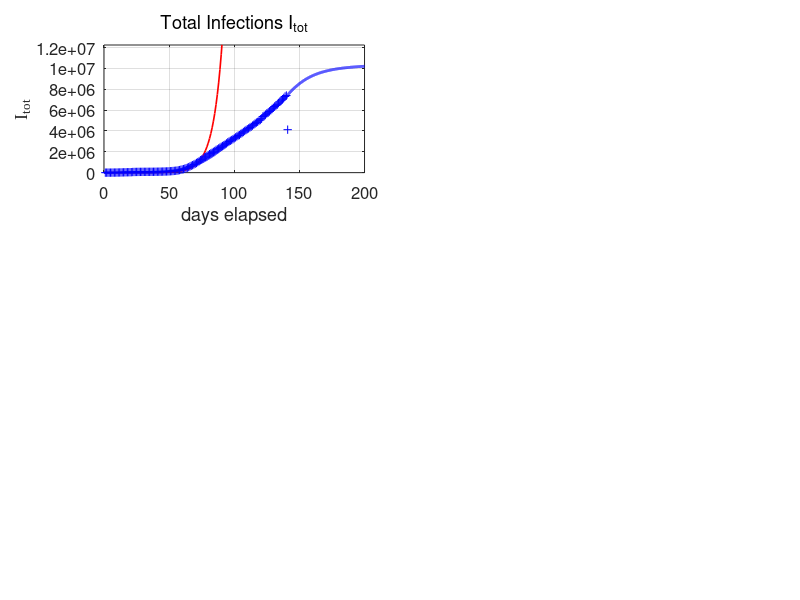

This chart was generated by the following MATLAB code: (Note: this script raises an error after producing the figure.)
% covid19CHINA.m

% Revised:  2020 05 16

% Mathemtatical model for the spread of the covid19 virus
% Model for AUSTRALIAL spread of virus
% Data from https://www.worldometers.info/coronavirus/
% Date file:  covid19.mat  variable covid19
% Model specified by the variables in the INPUT SECTION of the Script

% DOING PHYSICS WITH MATLAB: 
%   https://d-arora.github.io/Doing-Physics-With-Matlab/
% Documentation
%   http://www.physics.usyd.edu.au/teach_res/mp/doc/sird19EA.htm
% Download Scripts
%   http://www.physics.usyd.edu.au/teach_res/mp/mscripts/

% Ian Cooper
% email: matlabvisualphysics@gmail.com
% Matlab 2019b

% Populations: Data d / Model
% Susceptible individuals:  Sd  S
% Active infections (currently infected);  Id  I
% Removed Rm
% Recovered:  Rd  R
% Dead:  Dd  D


close all
clear
clc

global Imax Rmax Dmax ITmax Smax

% DATA  ===============================================================
load('covid19.mat')
Ndays  = find(covid19 == 0,1) - 1;  

% save covid19.mat covid19

% DATA: variable covid19
% Col 1: World   Id   Currently Infected Cases
% Col 2: World   Rd   Recovered
% Col 3: World   Dd   Deaths

% Data for China with Script svr19CHINA.m
% Col 4: China   Total infected cases
% Col 5: China   Currently Infected Cases
% Col 6: China   Deaths
% Col 7: USA     Total infected cases
% Col 8: USA     Currently infected cases
% Col 9: USA     Deaths
% Col 10: AUST     Total infected cases
% Col 11: AUST     Currently infected cases
% Col 12: AUST     Deaths
% Col 13: IND     Total infected cases
% Col 14: IND     Currently infected cases
% Col 15: IND     Deaths

% DATA: Id Rd Dd / Number of data days for COVID19  
  Rd  = covid19(1:Ndays,2);
  Id  = covid19(1:Ndays,1);
  Dd  = covid19(1:Ndays,3);  
  
  Ndays = length(Id);
  
  Idtot = Id + Rd + Dd;
  Idmax = max(Id);
  Rdmax = max(Rd);
  Ddmax = max(Dd);
  ITdmax = max(Idtot);

% MODEL INPUT PARAMETERS  ============================================
% Model: number of time steps 
  num = 5000;
% Maximum number of days for model   [200]
  tMax = 200;

% Initial number of infections   [0.004] 
  I = zeros(num,1);
  I(1) = 1e-4;
% Adjustable model parameters  
% S --> I  [0.38] 
  a = 0.12;
% I --> Rm  [0.036]
  b = 0.025;
%  r = 0.91;    % recoveries
%  d = 1 - r;   % deaths
% Population scaling factor
%  f = 8.7171e4;
  f = 9e6;
% Time index
  t_index = 77; 
% Exponential growth
     th = 5; t0 = 0; 
% Starting Date
  zSTART = datenum([2020 1 22]);

% SETUP  ==============================================================
% Time [days]
  t = linspace(0,tMax,num)';
  dt = t(2) - t(1);
% Exponential growth
  k = log(2)/th;  tE = 0:100;
  v0 = 177400/exp(k*60);
  v = v0.*exp(k*(tE - t0));

% Model: S  D  R  
  S  = zeros(num,1);
  Rm = zeros(num,1);
    
% Model: Initial values for populations
  S(1) = 1;
  
% MODEL: Time Evolution  ==============================================
for n = 1:num-1
  dS = -a*S(n)*I(n)*dt;
  dI = -dS;
  dRm = b*I(n)*dt;
  S(n+1) =  S(n) + dS;
   
  if n == 1700; S(n+1) = 0.70; end
  if n == 2500; S(n+1) = 0.40; end
  if n == 2700; S(n+1) = 0.35; end
  if n == 3100; S(n+1) = 0.38; end
  if n == 3400; S(n+1) = 0.42; end
  
  I(n+1) =  I(n) + dI - dRm;
  Rm(n+1) = Rm(n)+ dRm;
end

% Scale populations
  I = f.*I;
  Rm = f.*Rm;
  k0 = 0.5e-6;
  D0 = 5e5;
  D = D0.*(1 - exp(-k0.*Rm));
  R = Rm - D;
  Itot = I + Rm;

  Imax = max(I);
  Rmax = max(R);
  Dmax = max(D);
  Smax = max(S);
  ITmax = max(Itot);
    
% Percentages: model
  pI = 100*I(end) / Itot(end);
  pR = 100*R(end) / Itot(end);
  pD = 100*D(end) / Itot(end);
  
% Percentages: Data
  pId = 100*Id(end) / Idtot(end);
  pRd = 100*Rd(end) / Idtot(end);
  pDd = 100*Dd(end) / Idtot(end);
  

% *********************************************************************  
% GRAPHICS
% ********************************************************************* 

figure(1)
  set(gcf,'units','normalized');
  set(gcf,'position',[0.03 0.03 0.55 0.75]);
  set(gcf,'color','w');

subplot(3,2,1)   % Total infections
    xP = tE;
    yP = v;
    plot(xP,yP,'r','linewidth',1.2)
   
    hold on
    xP = 1: Ndays;
    yP = Idtot; 
    plot(xP,yP,'b+')
    hold on
    xP = t; yP = Itot;
    plot(xP,yP,'b','linewidth',2)
    
    xlim([0 tMax])
    ylim([0 1.2*ITmax])
    grid on
    xlabel('days elapsed')
    ylabel('I_{tot}','FontName','Times New Roman')
    title('Total Infections I_{tot}','fontweight','normal');
    set(gca,'fontsize',12)  
 %   set(gca,'Position', [0.0850 0.7093+0.04 0.3347 0.2157]);
    yMax = ylim;
    z = yMax(2);
    plotMonths(z)
    
  
subplot(3,2,2)  % INFECTIONS
    xP = 1: Ndays;
    yP = Id;
    plot(xP,yP,'b+')   
    hold on
    
%     xP = t_index; yP = Id(t_index);
%     plot(xP,yP,'bo','markerfacecolor','b','markersize',8)
    
    xP = t; yP = I;
    plot(xP,yP,'b','linewidth',2)
   
    grid on
    title('Active Infections  I','fontweight','normal')
    ylabel('I','FontName','Times New Roman') 
    xlabel('days elapsed')
    set(gca,'fontsize',12)
    yMax = ylim;
    z = yMax(2);
    plotMonths(z)
    
    
subplot(3,2,3)   % RECOVERIES
    xP = 1: Ndays;
    yP = Rd; 
    plot(xP,yP,'k+')
    hold on
 
%     xP = t_index; yP = Rd(t_index);
%     plot(xP,yP,'ko','markerfacecolor','k','markersize',8)
%     
    xP = t; yP = R;
    plot(xP,yP,'k','linewidth',2)
    
    xlim([0 tMax])
    grid on
    ylabel('R')
    xlabel('days elapsed')
    title('Recoveries  R','fontweight','normal')
    set(gca,'fontsize',12)
%    set(gca,'Position', [0.0800 0.4096+0.04 0.3347 0.2157]);
   yMax = ylim;
    z = yMax(2);
    plotMonths(z)
    
    
 subplot(3,2,4)    % DEATHS
    xP = 1: Ndays;
    yP = Dd; 
    plot(xP,yP,'r+')
    hold on
 
%     xP = t_index; yP = Dd(t_index);
%     plot(xP,yP,'ro','markerfacecolor','r','markersize',8)
    
    xP = t; yP = D;
    plot(xP,yP,'r','linewidth',2)
   
    xlim([0 tMax])
    grid on
    ylabel('D')
    xlabel('days elapsed')
    title('Deaths  D','fontweight','normal')
    set(gca,'fontsize',12) 
 %   set(gca,'Position', [0.5703-0.04 0.4096+0.04 0.3347 0.2157]);
    yMax = ylim;
    z = yMax(2);
    plotMonths(z)
 

 subplot(3,2,5)
    xP = t; yP = S;
    plot(xP,yP,'b','linewidth',2)
    hold on
    
    xlim([0 tMax])
    ylim([0 1.1*Smax])
    grid on
    xlabel('days elapsed')
    ylabel('S') 
    title('Susceptible Population S','fontweight','normal')
    set(gca,'fontsize',12)    
 %   set(gca,'Position', [0.0800 0.1100+0.04 0.3347 0.2157]);   
    yMax = ylim;
    z = yMax(2);
    plotMonths(z)
    
    
subplot(3,2,6)  
   xlim([0 120])
   ylim([0 250])
   hh = 250; dh = -28;
   
   z = zSTART;
   z = datetime(z,'ConvertFrom','datenum');
   z.Format = 'dd-MMM-yyyy';
   txt = cellstr(z) ; 
   Htext = text(0,hh,txt,'fontsize',12);
   set(Htext,'color','k')
   
   hh = hh+2*dh;
   txt = 'MODEL PARAMETERS';
   text(0,hh,txt,'fontsize',12)
   
   hh = hh+dh;
   txt = sprintf('I(1) = %3.0e   f = %2.2e   a = %2.3f   b = %2.3f', I(1)/f, f,a ,b);
   text(0,hh,txt,'fontsize',12)
   
   hh = hh+2*dh; 
   txt = 'DATA';
   text(0,hh,txt,'fontsize',12)
   
   z = zSTART;
   z = z + Ndays;
   z = datetime(z,'ConvertFrom','datenum');
   z.Format = 'dd-MMM-yyyy';
   txt = cellstr(z) ; 
   text(20,hh,txt,'fontsize',12)
    
   hh = hh+dh;
   z1 = Id(end); z2 = Rd(end); z3 = Dd(end); z4 = z1+z2+z3;  
   txt = sprintf('I = %5.0f    R = %5.0f    D = %5.0f    I_{tot} = %5.0f', z1,z2,z3,z4);
   text(6,hh,txt,'fontsize',12)
   
   % Recoveries and Deaths
     hh = hh+dh;
     txt = sprintf('percent: Active = %2.1f  Recoveries = %2.1f    Deaths = %2.1f   ',pId,pRd,pDd);
     text(2,hh,txt,'fontsize',12)  
   
     hh = hh+2*dh; 
     txt = 'MODEL PREDICTIONS';
     text(0,hh,txt,'fontsize',12)
   
     z = zSTART;
     z = z + tMax;
     z = datetime(z,'ConvertFrom','datenum');
     z.Format = 'dd-MMM-yyyy';
     txt = cellstr(z) ; 
     text(78,hh,txt,'fontsize',12)
   
     hh = hh+dh;
     z1 = I(end); z2 = R(end); z3 = D(end); z4 = z1+z2+z3;  
     txt = sprintf('I = %5.0f    R = %5.0f    D = %5.0f    I_{tot} = %5.0f', z1,z2,z3,z4);
     text(6,hh,txt,'fontsize',12)

     hh = hh+dh;
     txt = 'Peak';
     text(10,hh,txt,'fontsize',12)
     z = find(I == Imax,1);
     z = t(z) + zSTART;
     z = datetime(z,'ConvertFrom','datenum');
     z.Format = 'dd-MMM-yyyy';
     txt = cellstr(z) ; 
     text(30,hh,txt,'fontsize',12)
   
     txt = sprintf('I_{peak} = %5.0f',Imax);
     text(70,hh,txt,'fontsize',12)
   
     hh = hh+dh;
     txt = sprintf('percent: Active = %2.1f  Recoveries = %2.1f    Deaths = %2.1f   ',pI,pR,pD);
     text(2,hh,txt,'fontsize',12)   
        
     axis off
  %   set(gca,'Position', [0.5703-0.08 0.1100+0.04 0.3347 0.2157]);
     
     
 figure(2)  % ----------------------------------------------------------
   set(gcf,'units','normalized');
   set(gcf,'position',[0.460 0.05 0.2 0.25]);
   set(gcf,'color','w');

   xP = Rd+Dd; yP = Dd;
   plot( xP,yP,'b+')
   hold on
   xP = Rm; yP = D;
   plot( xP,yP,'r','linewidth',2)
   grid on
   ylabel('deaths D')
   xlabel('removals R_m')
   set(gca,'fontsize',12)     
     

figure(3)  % ----------------------------------------------------------
   set(gcf,'units','normalized');
   set(gcf,'position',[0.670 0.05 0.2 0.50]);
   set(gcf,'color','w');

subplot(2,1,1)   
   yP = Rd+Dd; xP = Idtot;
   plot( xP,yP,'b+')
   hold on
   yP = Rm; xP = Itot;
   plot( xP,yP,'r','linewidth',2)
   grid on
   xlabel('infections   I_{tot}')
   ylabel('removals   R_m')
   set(gca,'fontsize',12)   

 subplot(2,1,2)   
   yP = Rd+Dd; xP = Id;
   plot( xP,yP,'b+')
   hold on
   yP = Rm; xP = I;
   plot( xP,yP,'r','linewidth',2)
   grid on
   xlabel('active infections   I')
   ylabel('removals   R_m')
   set(gca,'fontsize',12)   
   
     
figure(9)
  set(gcf,'units','normalized');
  set(gcf,'position',[0.46 0.4 0.2 0.50]);
  set(gcf,'color','w');

  subplot(3,1,1)
    xP = Rd+Dd; yP = Dd;
   plot( xP,yP,'b+')
   hold on
   xP = Rm; yP = D;
   plot( xP,yP,'r','linewidth',2)
   grid on
   ylabel('deaths D')
   xlabel('removals R_m ')
 %  title('D = D_0 [1 - exp( - k R_m)]','fontweight','normal')
   txt = sprintf('D_0 = %2.0f', D0);
   text(5.1e6,3e5,txt,'fontsize',12)
   txt = sprintf('k = %2.2e',k0);
   text(5.1e6,1e5,txt,'fontsize',12)
   set(gca,'fontsize',12)
   
 subplot(3,1,2)  
   yP = Rd+Dd; xP = Id;
   plot( xP,yP,'b+')
   hold on
   yP = Rm; xP = I;
   plot( xP,yP,'r','linewidth',2)
   grid on
   xlabel('active infections   I')
   ylabel('removals   R_m')
   set(gca,'fontsize',12)   

 subplot(3,1,3)  
   yP = Rd+Dd; xP = Idtot;
   plot( xP,yP,'b+')
   hold on
   yP = Rm; xP = Itot;
   plot( xP,yP,'r','linewidth',2)
   grid on
   xlabel('infections   I_{tot}')
   ylabel('removals   R_m')
   set(gca,'fontsize',12)   

        
   
% =====================================================================
     
function  plotMonths(z)
    
       yMax = z;
     % Months
       m1 = [2020 01 22];    % day zero
       m2 = [2020 02  1];    % Feb
       m3 = [2020 03  1];    % Mar
       m4 = [2020 04  1];    % Apr
       m5 = [2020 05  1];    % May
       m6 = [2020 06  1];    % Jun
       m7 = [2020 07  1];    % Jul
       m8 = [2020 08  1];    % Aug
   
      tm(1) = datenum(m1);
      tm(2) = datenum(m2) - tm(1);
      tm(3) = datenum(m3) - tm(1);
      tm(4) = datenum(m4) - tm(1);
      tm(5) = datenum(m5) - tm(1);
      tm(6) = datenum(m6) - tm(1);
      tm(7) = datenum(m7) - tm(1);
      tm(8) = datenum(m8) - tm(1);
   
    
      for n = 2:8
        plot([tm(n), tm(n)], [0, yMax],'linewidth',1,'color', [0.5 0.5 0.5]);
        hold on
      end
      
      ys = 0.9;
      text(22, ys*yMax,'F')
      text(52, ys*yMax,'M')
      text(82, ys*yMax,'A')
      text(112,ys*yMax,'M')
      text(142,ys*yMax,'J')
      text(172,ys*yMax,'J')
      
   end
  
   
